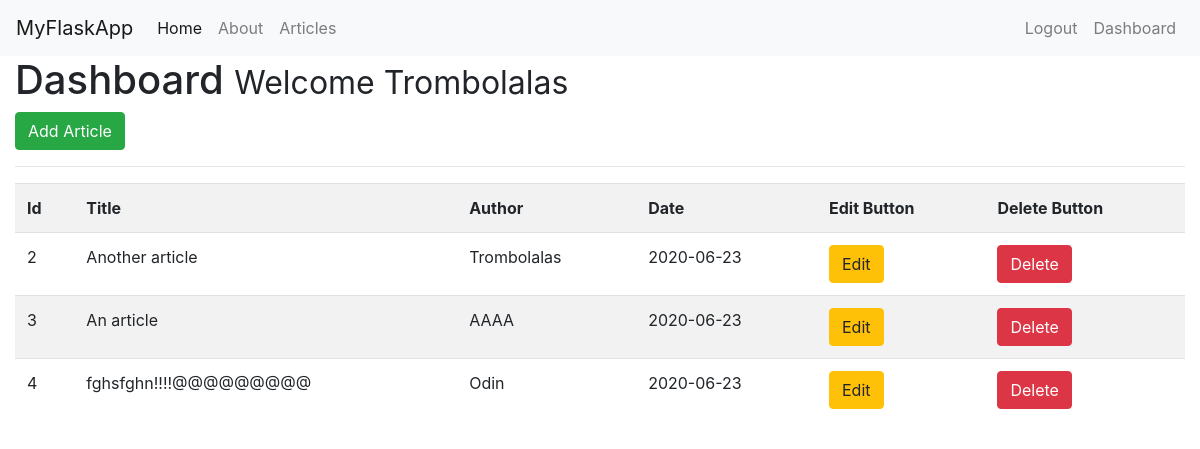
Page /dashboard (signed in) on the committed database.
### flaskapp/models.py (models this page shows, shortened)
class User(db.Model):
    id = db.Column(db.Integer, primary_key=True)
    name = db.Column(db.String(100), unique=True, nullable=False)
    email = db.Column(db.String(100), unique=True, nullable=False)
    username = db.Column(db.String(100), unique=True, nullable=False)
    password = db.Column(db.String(100), nullable=False)
    articles = db.relationship('Article', backref='author', lazy=True)

class Article(db.Model):
    id = db.Column(db.Integer, primary_key=True)
    title = db.Column(db.String(100), unique=True)
    body = db.Column(db.String, nullable=False)
    creation_date = db.Column(
        db.DateTime, nullable=False, default=datetime.datetime.utcnow)
    user_id = db.Column(db.Integer, db.ForeignKey('user.id'), nullable=False)

### flaskapp/main/routes.py (the view)
@main.route('/dashboard')
@login_required
def dashboard():
    articles = Article.query.all()
    if articles:
        return render_template('dashboard.html', articles=articles)
    else:
        msg = 'No articles found'
        return render_template('dashboard.html', msg=msg)

### flaskapp/main/routes.py (called while the page is built)
def login_required(f):
    @wraps(f)
    def decorated_function(*args, **kwargs):
        if 'logged_in' in session:
            return f(*args, **kwargs)
        else:
            flash('Unauthorized, please login', 'danger')
            return redirect(url_for('users.login'))
    return decorated_function

### flaskapp/templates/dashboard.html (shortened to what this page needs)
{% extends 'layout.html' %}
{% block body %}
    <h1>Dashboard
        <small>Welcome
            {{ session.username }}</small>
    </h1>
    <a href="/add_article" class="btn btn-success">Add Article</a>
    <hr>
        <table class="table table-striped">
            <tr>
                <th>Id</th>
                <th>Title</th>
                <th>Author</th>
                <th>Date</th>
                <th>Edit Button</th>
                <th>Delete Button</th>
            </tr>
            {% for article in articles %}
                <tr>
                    <td>{{ article.id }}</td>
                    <td>{{ article.title }}</td>
                    <td>{{ article.author.username }}</td>
                    <td>{{ article.creation_date.strftime('%Y-%m-%d') }}</td>
                    <td>
                        <a href="edit_article/{{ article.id }}" class="btn btn-warning pull-right">Edit</a>
                    </td>
                    <td>
                        <form action="{{ url_for('articles.delete_article', id = article.id) }}" method="POST">
                                <input type="submit" value="Delete" class="btn btn-danger"></form>
                            </td>
                        </tr>
                    {% endfor %}
                </table>
            {% endblock %}

### flaskapp/templates/layout.html (shortened to what this page needs)
<!DOCTYPE html>
<head>
        <link rel="stylesheet" href="https://stackpath.bootstrapcdn.com/bootstrap/4.5.0/css/bootstrap.min.css"></head>
        <body>
            {% include 'includes/_navbar.html' %}
            <div class="container-fluid">
                {% block body %}{% endblock %}
            </div>
        </body>
    </html>
</head>

### flaskapp/templates/includes/_navbar.html (shortened to what this page needs)
<nav class="navbar navbar-expand-lg navbar-light bg-light">
    <a class="navbar-brand" href="#">MyFlaskApp</a>
    <div class="collapse navbar-collapse" id="navbarNav">
        <ul class="navbar-nav">
            <li class="nav-item active">
                <a class="nav-link" href="/">
                    Home
                </a>
            </li>
            <li class="nav-item">
                <a class="nav-link" href="/about">About</a>
            </li>
            <li class="nav-item">
                <a class="nav-link" href="/articles">Articles</a>
            </li>
        </ul>
        <ul class="navbar-nav ml-auto">
            {% if session.logged_in %}
                <li class="nav-item">
                    <a class="nav-link" href="/logout">Logout</a>
                </li>
                <li class="nav-item">
                    <a class="nav-link" href="/dashboard">Dashboard</a>
                </li>
            {% endif %}
        </ul>
    </div>
</nav>

### rows in the picture
User: username "Trombolalas"
Article: id "2", title "Another article", author.username "Trombolalas", creation_date "2020-06-23"
Article: id "3", title "An article", author.username "AAAA", creation_date "2020-06-23"
Article: id "4", title "fghsfghn!!!!@@@@@@@@@", author.username "Odin", creation_date "2020-06-23"
